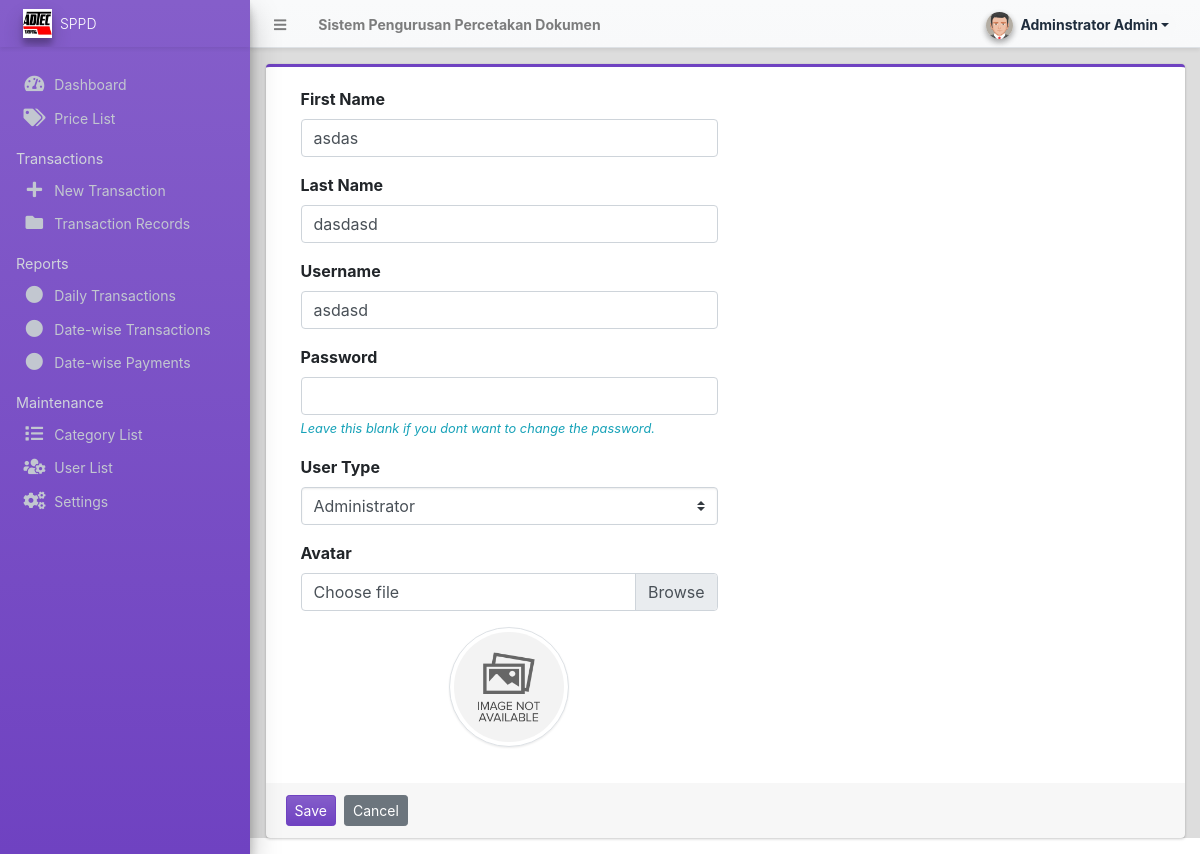
The page /admin/?page=user/manage_user&id=8 (signed in) on the database its author committed.
### tables this page shows
CREATE TABLE IF NOT EXISTS `users` (
  `id` int NOT NULL AUTO_INCREMENT,
  `firstname` varchar(250) NOT NULL,
  `middlename` text,
  `lastname` varchar(250) NOT NULL,
  `phone` varchar(30) DEFAULT NULL,
  `username` text NOT NULL,
  `password` text NOT NULL,
  `avatar` text,
  `last_login` datetime DEFAULT NULL,
  `type` tinyint(1) NOT NULL DEFAULT '0',
  `status` int NOT NULL DEFAULT '1' COMMENT '0=not verified, 1 = verified',
  `date_added` datetime NOT NULL DEFAULT CURRENT_TIMESTAMP,
  `date_updated` datetime DEFAULT NULL ON UPDATE CURRENT_TIMESTAMP,
  PRIMARY KEY (`id`)
);

### config.php (called while the page is built, shortened)
<?php
function validate_image($file){
	if(!empty($file)){
        $ex = explode('?',$file);
        $file = $ex[0];
        $param =  isset($ex[1]) ? '?'.$ex[1]  : '';
		if(is_file(base_app.$file)){
			return base_url.$file.$param;
		}else{
			return base_url.'dist/img/no-image-available.png';
		}
	}else{
		return base_url.'dist/img/no-image-available.png';
	}
}
?>

### admin/user/manage_user.php (the view, shortened to what this page needs)
<?php
if(isset($_GET['id']) && $_GET['id'] > 0){
    $user = $conn->query("SELECT * FROM users where id ='{$_GET['id']}'");
    foreach($user->fetch_array() as $k =>$v){
        $meta[$k] = $v;
    }
}
?>
<div class="card card-outline card-purple">
	<div class="card-body">
		<div class="container-fluid">
			<form action="" id="manage-user">
				<div class="form-group col-6">
					<label for="name">First Name</label>
					<input type="text" name="firstname" id="firstname" class="form-control" value="<?php echo isset($meta['firstname']) ? $meta['firstname']: '' ?>" required>
				</div>
				<div class="form-group col-6">
					<label for="name">Last Name</label>
					<input type="text" name="lastname" id="lastname" class="form-control" value="<?php echo isset($meta['lastname']) ? $meta['lastname']: '' ?>" required>
				</div>
				<div class="form-group col-6">
					<label for="username">Username</label>
					<input type="text" name="username" id="username" class="form-control" value="<?php echo isset($meta['username']) ? $meta['username']: '' ?>" required  autocomplete="off">
				</div>
				<div class="form-group col-6">
					<label for="password">Password</label>
					<input type="password" name="password" id="password" class="form-control" value="" autocomplete="off" <?php echo isset($meta['id']) ? "": 'required' ?>>
                    <?php if(isset($_GET['id'])): ?>
					<small class="text-info"><i>Leave this blank if you dont want to change the password.</i></small>
                    <?php endif; ?>
				</div>
				<div class="form-group col-6">
					<label for="type">User Type</label>
					<select name="type" id="type" class="custom-select"  required>
						<option value="1" <?php echo isset($meta['type']) && $meta['type'] == 1 ? 'selected': '' ?>>Administrator</option>
					</select>
				</div>
				<div class="form-group col-6">
					<label for="" class="control-label">Avatar</label>
					<div class="custom-file">
		              <label class="custom-file-label" for="customFile">Choose file</label>
		            </div>
				</div>
				<div class="form-group col-6 d-flex justify-content-center">
					<img src="<?php echo validate_image(isset($meta['avatar']) ? $meta['avatar'] :'') ?>" alt="" id="cimg" class="img-fluid img-thumbnail">
				</div>
			</form>
		</div>
	</div>
	<div class="card-footer">
			<div class="col-md-12">
				<div class="row">
					<button class="btn btn-sm btn-primary mr-2" form="manage-user">Save</button>
					<a class="btn btn-sm btn-secondary" href="./?page=user/list">Cancel</a>
				</div>
			</div>
		</div>
</div>

### admin/user/manage_user.php (style rules this page uses)
img#cimg { height: 15vh; width: 15vh; object-fit: cover; border-radius: 100% 100%; }

### rows shown on the page
users: firstname "asdas", lastname "dasdasd", username "asdasd", type "Administrator"

### other values the page prints
$_settings->info('name') "Sistem Pengurusan Percetakan Dokumen"
$_settings->userdata('firstname').' '.$_settings->userdata('lastname') "Adminstrator Admin"
$_settings->info('short_name') "SPPD"
